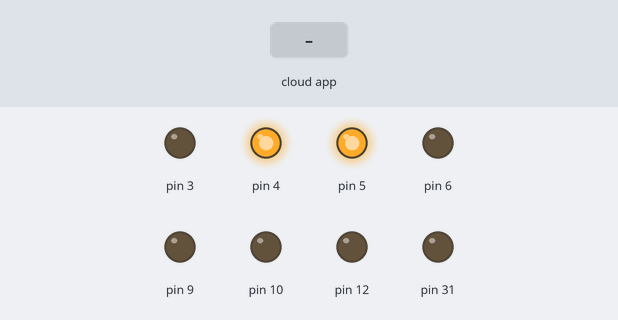
Recording of a sketch running on a simulated Arduino Mega 2560, built with avr-gcc and run on an emulated ATmega2560. On the bench: output pins drawn as LEDs (lit = HIGH). Inputs (shaded band) come from the test bench. The RemoteXY app is connected.

Above: at 1.2 s.
1.3 s: the phone or cloud app sets joystick_1_y to -100
At 2.5 s:
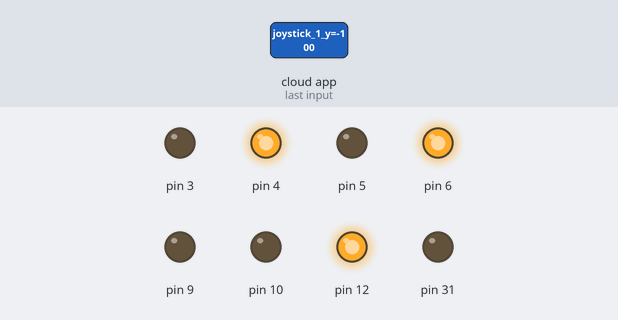
2.8 s: the phone or cloud app sets yonj_x to -100
At 3.7 s:
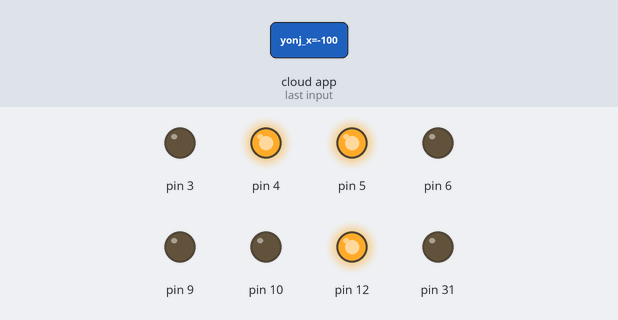
4.3 s: the phone or cloud app sets maxh to 25
At 4.8 s:
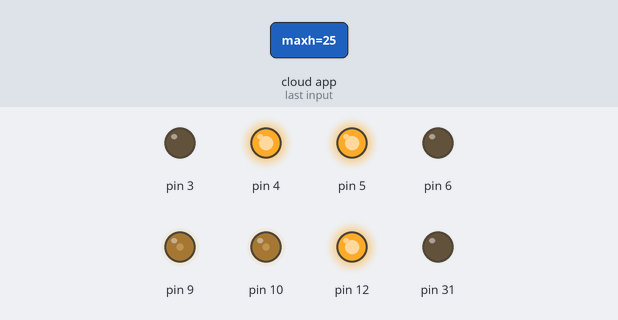
5.8 s: the phone or cloud app sets switch_1 to 1
At 7.0 s:
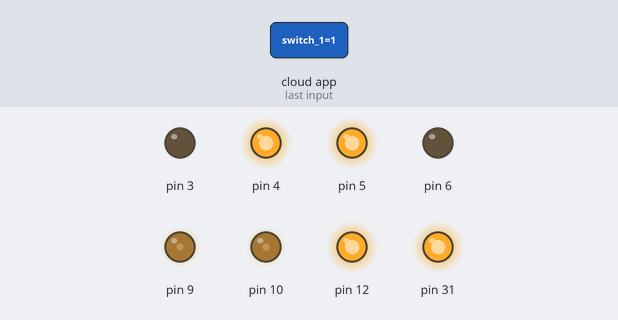
7.3 s: the phone or cloud app sets joystick_1_y to 0
At 8.3 s:
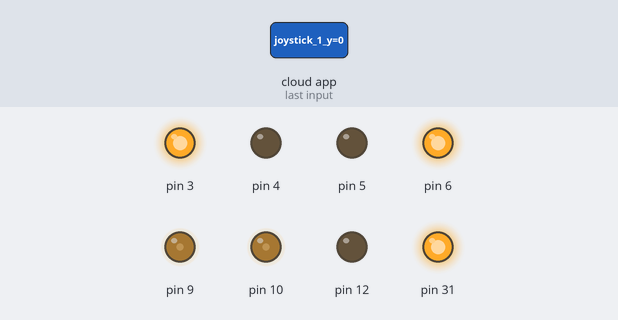
8.8 s: the phone or cloud app sets yonj_x to 0
At 9.5 s:
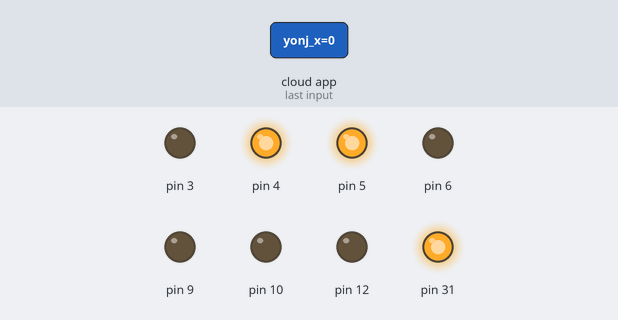
Timing chart, 0 to 11.3 s (numbered marks = the images above; inputs shaded):
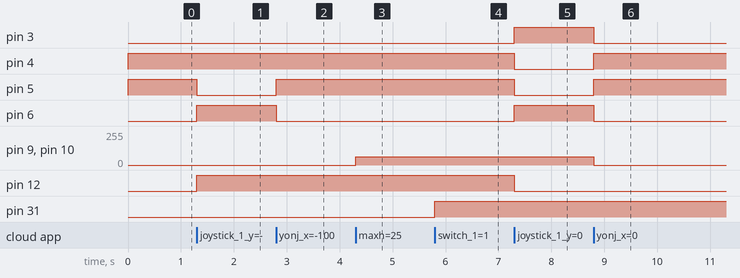

The sketch:

Araba.ino
```cpp
#define REMOTEXY_MODE__HARDSERIAL

#include <RemoteXY.h>

// RemoteXY connection settings
#define REMOTEXY_SERIAL Serial
#define REMOTEXY_SERIAL_SPEED 9600


// RemoteXY configurate
#pragma pack(push, 1)
uint8_t RemoteXY_CONF[] =   // 53 bytes
  { 255,6,0,0,0,46,0,16,25,0,5,32,1,20,41,41,77,25,31,5,
  32,57,20,42,42,77,25,31,4,128,7,6,90,5,77,26,10,49,90,12,
  9,9,77,26,31,79,78,0,31,79,70,70,0 };

// this structure defines all the variables and events of your control interface
struct {

    // input variables
  int8_t joystick_1_x; // from -100 to 100
  int8_t joystick_1_y; // from -100 to 100
  int8_t yonj_x; // from -100 to 100
  int8_t yonj_y; // from -100 to 100
  int8_t maxh; // =0..100 slider position
  uint8_t switch_1; // =1 if state is ON, else =0

    // other variable
  uint8_t connect_flag;  // =1 if wire connected, else =0

} RemoteXY;
#pragma pack(pop)

/////////////////////////////////////////////
//           END RemoteXY include          //
/////////////////////////////////////////////


void setup()
{
  RemoteXY_Init ();
    for(int i=3;i<=6;i++){
    pinMode(i,OUTPUT);
  }
  pinMode(9,OUTPUT);
  pinMode(10,OUTPUT);
  pinMode(12,OUTPUT);
  pinMode(31,OUTPUT);
}

void loop()
{
  RemoteXY_Handler ();
 double hizsag,hizsol;
  hizsag=RemoteXY.joystick_1_y*2.55*RemoteXY.maxh/100;
  hizsol=RemoteXY.joystick_1_y*2.55*RemoteXY.maxh/100;

  if(RemoteXY.joystick_1_y>0){
    digitalWrite(12,LOW);
    if(RemoteXY.yonj_x>0){//sağ
      if(RemoteXY.yonj_x>50){//ters
        hizsag*=0.02*RemoteXY.yonj_x-1;
        digitalWrite(3,LOW);
        digitalWrite(4,HIGH);
        digitalWrite(5,HIGH);
        digitalWrite(6,LOW);
      }
      else{//yavaş
      hizsag*=-0.02*RemoteXY.yonj_x+1;
        digitalWrite(3,HIGH);
        digitalWrite(4,LOW);
        digitalWrite(5,HIGH);
        digitalWrite(6,LOW);
      }
    }
    else{//sol
      if(RemoteXY.yonj_x<-50){//ters
      hizsol*=-0.02*RemoteXY.yonj_x-1;
      digitalWrite(3,HIGH);
      digitalWrite(4,LOW);
      digitalWrite(5,LOW);
      digitalWrite(6,HIGH);
      }
      else{//yavaş
      hizsol*=0.02*RemoteXY.yonj_x+1;
      digitalWrite(3,HIGH);
      digitalWrite(4,LOW);
      digitalWrite(5,HIGH);
      digitalWrite(6,LOW);
      }
    }
  }
  else if(RemoteXY.joystick_1_y<0){
    digitalWrite(12,HIGH);
    hizsag*=-1;
    hizsol*=-1;
    if(RemoteXY.yonj_x>0){//sağ
      if(RemoteXY.yonj_x>50){//ters
        hizsag*=0.02*RemoteXY.yonj_x-1;
        digitalWrite(4,LOW);
        digitalWrite(3,HIGH);
        digitalWrite(6,HIGH);
        digitalWrite(5,LOW);
      }
      else{//yavaş
      hizsag*=-0.02*RemoteXY.yonj_x+1;
        digitalWrite(4,HIGH);
        digitalWrite(3,LOW);
        digitalWrite(6,HIGH);
        digitalWrite(5,LOW);
      }
    }
    else{//sol
      if(RemoteXY.yonj_x<-50){//ters
      hizsol*=-0.02*RemoteXY.yonj_x-1;
      digitalWrite(4,HIGH);
      digitalWrite(3,LOW);
      digitalWrite(6,LOW);
      digitalWrite(5,HIGH);
      }
      else{//yavaş
      hizsol*=0.02*RemoteXY.yonj_x+1;
      digitalWrite(4,HIGH);
      digitalWrite(3,LOW);
      digitalWrite(6,HIGH);
      digitalWrite(5,LOW);
      }
    }
  }
  else{
    digitalWrite(12,LOW);
    if(RemoteXY.yonj_x>=0){
      hizsag=RemoteXY.yonj_x*2.55*RemoteXY.maxh/100;
      hizsol=RemoteXY.yonj_x*2.55*RemoteXY.maxh/100;
      digitalWrite(3,LOW);
      digitalWrite(4,HIGH);
      digitalWrite(5,HIGH);
      digitalWrite(6,LOW);
    }
    else{
      hizsag=-RemoteXY.yonj_x*2.55*RemoteXY.maxh/100;
      hizsol=-RemoteXY.yonj_x*2.55*RemoteXY.maxh/100;
      digitalWrite(3,HIGH);
      digitalWrite(4,LOW);
      digitalWrite(5,LOW);
      digitalWrite(6,HIGH);
    }
  }

  analogWrite(9,hizsag);
  analogWrite(10,hizsol);
  if(RemoteXY.switch_1){
    digitalWrite(31,HIGH);
  }
  else{
    digitalWrite(31,LOW);
  }
}
```

Measured:
- after the input at 1.3 s, pin 5: HIGH → LOW at once; pin 6, pin 12: LOW → HIGH at once
- after the input at 2.8 s, pin 5: LOW → HIGH at once; pin 6: HIGH → LOW at once
- after the input at 4.3 s, pin 9, pin 10: 0/255 → 63/255 at once
- after the input at 5.8 s, pin 31: LOW → HIGH at once
- after the input at 7.3 s, pin 3, pin 6: LOW → HIGH at once; pin 4, pin 5, pin 12: HIGH → LOW at once
- after the input at 8.8 s, pin 3, pin 6: HIGH → LOW at once; pin 4, pin 5: LOW → HIGH at once; pin 9, pin 10: 63/255 → 0/255 at once
